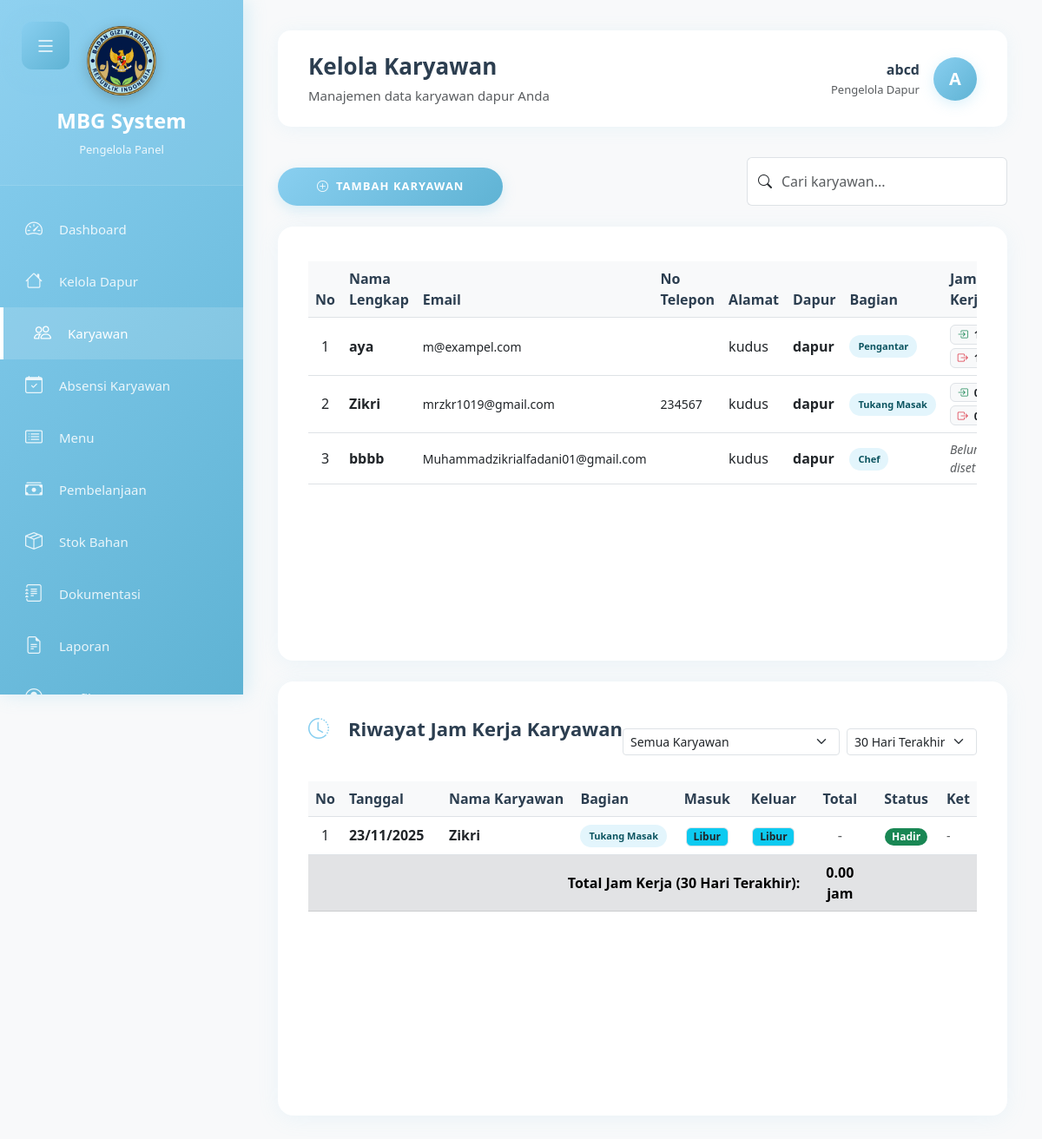
/pengelola/karyawan.php (signed in), run on the app's committed database.
### tables this page shows
CREATE TABLE `tbl_karyawan` (
  `id_karyawan` int(11) NOT NULL,
  `id_role` int(11) DEFAULT 3,
  `id_pengelola` int(11) NOT NULL,
  `id_dapur` int(11) DEFAULT NULL,
  `nama` varchar(100) NOT NULL,
  `bagian` varchar(100) DEFAULT NULL,
  `jam_masuk` time DEFAULT NULL,
  `jam_keluar` time DEFAULT NULL,
  `email` varchar(100) NOT NULL,
  `password` varchar(255) NOT NULL,
  `no_telepon` varchar(20) DEFAULT NULL,
  `alamat` text DEFAULT NULL,
  `tanggal_bergabung` date DEFAULT NULL,
  `foto_profil` varchar(255) DEFAULT NULL,
  `status` enum('aktif','nonaktif','cuti') DEFAULT 'aktif',
  `created_at` timestamp NOT NULL DEFAULT current_timestamp(),
  `updated_at` timestamp NOT NULL DEFAULT current_timestamp() ON UPDATE current_timestamp(),
  `hari_libur` varchar(255) DEFAULT NULL
);

CREATE TABLE `tbl_dapur` (
  `id_dapur` int(11) NOT NULL,
  `id_pengelola` int(11) NOT NULL,
  `nama_dapur` varchar(100) NOT NULL,
  `alamat` text NOT NULL,
  `kapasitas_produksi` int(11) DEFAULT NULL,
  `jumlah_karyawan` int(11) DEFAULT 0,
  `status` enum('aktif','nonaktif','maintenance') DEFAULT 'aktif',
  `created_at` timestamp NOT NULL DEFAULT current_timestamp(),
  `updated_at` timestamp NOT NULL DEFAULT current_timestamp() ON UPDATE current_timestamp()
);

CREATE TABLE `tbl_absensi` (
  `id_absensi` int(11) NOT NULL,
  `id_karyawan` int(11) NOT NULL,
  `tanggal` date NOT NULL,
  `jam_masuk` time DEFAULT NULL,
  `jam_keluar` time DEFAULT NULL,
  `total_jam_kerja` decimal(5,2) DEFAULT NULL,
  `status_kehadiran` enum('hadir','izin','sakit','alpha') DEFAULT 'hadir',
  `keterangan` text DEFAULT NULL,
  `created_at` timestamp NOT NULL DEFAULT current_timestamp(),
  `updated_at` timestamp NOT NULL DEFAULT current_timestamp() ON UPDATE current_timestamp()
);

### pengelola/karyawan.php (the view, shortened to what the rows shown need)
<?php
require_once '../koneksi.php';
$id_pengelola = $_SESSION['user_id'];
$query_karyawan = "SELECT k.*, d.nama_dapur, d.alamat as alamat_dapur
                   FROM tbl_karyawan k
                   JOIN tbl_dapur d ON k.id_dapur = d.id_dapur
                   WHERE d.id_pengelola = '$id_pengelola'
                   ORDER BY k.created_at DESC";
$result_karyawan = mysqli_query($conn, $query_karyawan);
?>
<!DOCTYPE html>
<html lang="id">
<head>
    <link href="https://cdn.jsdelivr.net/npm/bootstrap@5.3.0/dist/css/bootstrap.min.css" rel="stylesheet">
    <link rel="stylesheet" href="https://cdn.jsdelivr.net/npm/bootstrap-icons@1.11.0/font/bootstrap-icons.css">
    <link rel="stylesheet" href="../assets/css/style.css">
    <link rel="stylesheet" href="../assets/css/admin-dashboard.css">
</head>
<body>
    <div class="main-content" id="mainContent">
        <div class="table-card">
            <div class="table-responsive">
                <table class="table table-hover align-middle table-dapur" id="karyawanTable">
                    <thead>
                        <tr>
                            <th style="width: 5%;">No</th>
                            <th style="width: 15%;">Nama Lengkap</th>
                            <th style="width: 15%;">Email</th>
                            <th style="width: 10%;">No Telepon</th>
                            <th style="width: 15%;">Alamat</th>
                            <th style="width: 15%;">Dapur</th>
                            <th style="width: 10%;">Bagian</th>
                            <th style="width: 15%;">Jam Kerja</th>
                        </tr>
                    </thead>
                    <tbody id="karyawanTableBody">
                        <?php
                        $no = 1;
                        if (mysqli_num_rows($result_karyawan) > 0):
                            while ($karyawan = mysqli_fetch_assoc($result_karyawan)):
                        ?>
                        <tr class="dapur-row" data-name="<?= strtolower($karyawan['nama']) ?>">
                            <td class="text-center"><?= $no++ ?></td>
                            <td>
                                <div class="fw-bold"><?= $karyawan['nama'] ?></div>
                            </td>
                            <td>
                                <small><?= $karyawan['email'] ?></small>
                            </td>
                            <td>
                                <small><?= $karyawan['no_telepon'] ?? '-' ?></small>
                            </td>
                            <td>
                                <div class="text-truncate" style="max-width: 150px;" title="<?= $karyawan['alamat'] ?>">
                                    <?= $karyawan['alamat'] ?>
                                </div>
                            </td>
                            <td>
                                <div class="fw-semibold"><?= $karyawan['nama_dapur'] ?? '-' ?></div>
                            </td>
                            <td>
                                <span class="badge-bagian">
                                    <?= ucwords(str_replace('_', ' ', $karyawan['bagian'])) ?>
                                </span>
                            </td>
                            <td>
                                <div class="d-flex flex-column align-items-start gap-1">
                                    <?php if ($karyawan['jam_masuk'] && $karyawan['jam_keluar']): ?>
                                        <span class="badge bg-light text-dark border">
                                            <i class="bi bi-box-arrow-in-right text-success me-1"></i>
                                        </span>
                                        <span class="badge bg-light text-dark border">
                                            <i class="bi bi-box-arrow-right text-danger me-1"></i>
                                        </span>
                                    <?php else: ?>
                                        <span class="text-muted small fst-italic">Belum diset</span>
                                    <?php endif; ?>
                                </div>
                            </td>
                        </tr>
                        <?php endwhile; ?>
                        <?php endif; ?>
                    </tbody>
                </table>
            </div>
        </div>
        <div class="table-card mt-4">
            <div class="table-responsive">
                <table class="table table-hover align-middle table-dapur">
                    <thead>
                        <tr>
                            <th style="width: 5%;">No</th>
                            <th style="width: 15%;">Tanggal</th>
                            <th style="width: 20%;">Nama Karyawan</th>
                            <th style="width: 15%;">Bagian</th>
                            <th style="width: 10%;" class="text-center">Masuk</th>
                            <th style="width: 10%;" class="text-center">Keluar</th>
                            <th style="width: 10%;" class="text-center">Total</th>
                            <th style="width: 10%;" class="text-center">Status</th>
                            <th style="width: 5%;">Ket</th>
                        </tr>
                    </thead>
                    <tbody id="jamKerjaTableBody">
                        <?php
                        $query_jamkerja = "SELECT a.*, k.nama, k.bagian, k.hari_libur, d.nama_dapur
                                           FROM tbl_absensi a
                                           INNER JOIN tbl_karyawan k ON a.id_karyawan = k.id_karyawan
                                           LEFT JOIN tbl_dapur d ON k.id_dapur = d.id_dapur
                                           WHERE k.id_pengelola = '$id_pengelola'
                                           AND a.tanggal >= DATE_SUB(CURDATE(), INTERVAL 30 DAY)
                                           ORDER BY a.tanggal DESC, k.nama ASC";
                        $result_jamkerja = mysqli_query($conn, $query_jamkerja);
                        if (mysqli_num_rows($result_jamkerja) > 0):
                            $no = 1;
                            while($jk = mysqli_fetch_assoc($result_jamkerja)):
                                $status_class = $jk['status_kehadiran'] == 'hadir' ? 'bg-success' :
                                               ($jk['status_kehadiran'] == 'izin' ? 'bg-warning' :
                                               ($jk['status_kehadiran'] == 'sakit' ? 'bg-info' : 'bg-danger'));
                                $is_weekly_libur = false;
                                if (!empty($jk['hari_libur'])) {
                                    $days_id = [
                                        'Sunday' => 'Minggu',
                                        'Monday' => 'Senin',
                                        'Tuesday' => 'Selasa',
                                        'Wednesday' => 'Rabu',
                                        'Thursday' => 'Kamis',
                                        'Friday' => 'Jumat',
                                        'Saturday' => 'Sabtu'
                                    ];
                                    $day_name = $days_id[date('l', strtotime($jk['tanggal']))];
                                    $libur_days = explode(',', $jk['hari_libur']);
                                    if (in_array($day_name, $libur_days)) {
                                        $is_weekly_libur = true;
                                    }
                                }
                        ?>
                        <tr data-karyawan-id="<?= $jk['id_karyawan'] ?>" data-tanggal="<?= $jk['tanggal'] ?>">
                            <td class="text-center"><?= $no++ ?></td>
                            <td>
                                <div class="fw-semibold text-dark"><?= date('d/m/Y', strtotime($jk['tanggal'])) ?></div>
                            </td>
                            <td>
                                <div class="fw-bold"><?= $jk['nama'] ?></div>
                            </td>
                            <td>
                                <span class="badge-bagian">
                                    <?= ucwords(str_replace('_', ' ', $jk['bagian'] ?? 'umum')) ?>
                                </span>
                            </td>
                            <td class="text-center">
                                <?php if ($is_weekly_libur): ?>
                                    <span class="badge bg-info text-dark border">Libur</span>
                                <?php elseif ($jk['jam_masuk']): ?>
                                    <span class="badge bg-light text-success border">
                                        <?= date('H:i', strtotime($jk['jam_masuk'])) ?>
                                    </span>
                                <?php else: ?>
                                    -
                                <?php endif; ?>
                            </td>
                            <td class="text-center">
                                <?php if ($is_weekly_libur): ?>
                                    <span class="badge bg-info text-dark border">Libur</span>
                                <?php elseif ($jk['jam_keluar']): ?>
                                    <span class="badge bg-light text-danger border">
                                        <?= date('H:i', strtotime($jk['jam_keluar'])) ?>
                                    </span>
                                <?php else: ?>
                                    -
                                <?php endif; ?>
                            </td>
                            <td class="text-center">
                                <?php if ($is_weekly_libur): ?>
                                    <span class="text-muted">-</span>
                                <?php elseif ($jk['total_jam_kerja']): ?>
                                    <strong><?= number_format($jk['total_jam_kerja'], 2) ?></strong> jam
                                <?php else: ?>
                                    <span class="text-muted">-</span>
                                <?php endif; ?>
                            </td>
                            <td class="text-center">
                                <span class="badge <?= $status_class ?> rounded-pill">
                                    <?= ucfirst($jk['status_kehadiran']) ?>
                                </span>
                            </td>
                            <td>
                                <small class="text-muted">
                                    <?= $jk['keterangan'] ? nl2br(htmlspecialchars($jk['keterangan'])) : '-' ?>
                                </small>
                            </td>
                        </tr>
                        <?php
                            endwhile;
                        ?>
                        <?php else: ?>
                        <tr>
                            <td colspan="9" class="text-center text-muted">Belum ada data jam kerja</td>
                        </tr>
                        <?php endif; ?>
                    </tbody>
                </table>
            </div>
        </div>
    </div>
</body>
</html>

### data on the page
tbl_karyawan: nama "aya", email "m@exampel.com", alamat "kudus", id_dapur.nama_dapur "dapur", bagian "Pengantar"
tbl_karyawan: nama "Zikri", email "mrzkr1019@gmail.com", no_telepon "234567", alamat "kudus", id_dapur.nama_dapur "dapur", bagian "Tukang Masak"
tbl_karyawan: nama "bbbb", email "Muhammadzikrialfadani01@gmail.com", alamat "kudus", id_dapur.nama_dapur "dapur", bagian "Chef", shows "Belum diset"
tbl_absensi: tanggal "23/11/2025", id_karyawan.nama "Zikri", id_karyawan.bagian "Tukang Masak", shows "Libur", status_kehadiran "Hadir"

### other printed values
$_SESSION['user_name'] "abcd"
substr($_SESSION['user_name'], 0, 1) "A"
$total_jam "0.00"
